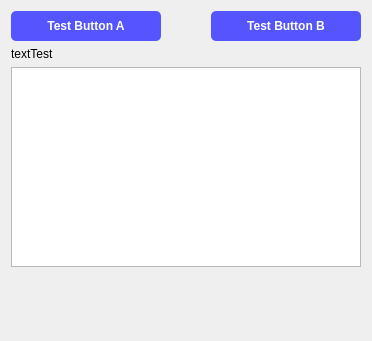
            <widget class="QWidget" name="toolTesting">
             <property name="geometry">
              <rect>
               <x>0</x>
               <y>0</y>
               <width>372</width>
               <height>341</height>
              </rect>
             </property>
             <attribute name="label">
              <string>Testing</string>
             </attribute>
             <layout class="QVBoxLayout" name="verticalLayout_13">
              <item>
               <layout class="QHBoxLayout" name="horizontalLayout_10">
                <item>
                 <widget class="QPushButton" name="buttonTestA">
                  <property name="minimumSize">
                   <size>
                    <width>150</width>
                    <height>30</height>
                   </size>
                  </property>
                  <property name="styleSheet">
                   <string notr="true">QPushButton{	
background-color : rgb(85, 85, 255);
color:rgb(255, 255, 255);
font: 10pt &quot;Segoe UI&quot;;
font: bold;
border-radius: 5px;
}

QPushButton::checked{background-color :rgb(85, 255, 127);}

QPushButton::pressed{background-color :rgb(85, 170, 250);}</string>
                  </property>
                  <property name="text">
                   <string>Test Button A</string>
                  </property>
                 </widget>
                </item>
                <item>
                 <spacer name="horizontalSpacer">
                  <property name="orientation">
                   <enum>Qt::Horizontal</enum>
                  </property>
                  <property name="sizeHint" stdset="0">
                   <size>
                    <width>40</width>
                    <height>20</height>
                   </size>
                  </property>
                 </spacer>
                </item>
                <item>
                 <widget class="QPushButton" name="buttonTestB">
                  <property name="minimumSize">
                   <size>
                    <width>150</width>
                    <height>30</height>
                   </size>
                  </property>
                  <property name="styleSheet">
                   <string notr="true">QPushButton{	
background-color : rgb(85, 85, 255);
color:rgb(255, 255, 255);
font: 10pt &quot;Segoe UI&quot;;
font: bold;
border-radius: 5px;
}

QPushButton::checked{background-color :rgb(85, 255, 127);}

QPushButton::pressed{background-color :rgb(85, 170, 250);}</string>
                  </property>
                  <property name="text">
                   <string>Test Button B</string>
                  </property>
                 </widget>
                </item>
               </layout>
              </item>
              <item>
               <widget class="QLabel" name="labelTest">
                <property name="text">
                 <string>textTest</string>
                </property>
               </widget>
              </item>
              <item>
               <widget class="QTextBrowser" name="textTestA">
                <property name="minimumSize">
                 <size>
                  <width>0</width>
                  <height>200</height>
                 </size>
                </property>
               </widget>
              </item>
              <item>
               <spacer name="verticalSpacer_8">
                <property name="orientation">
                 <enum>Qt::Vertical</enum>
                </property>
                <property name="sizeHint" stdset="0">
                 <size>
                  <width>20</width>
                  <height>85</height>
                 </size>
                </property>
               </spacer>
              </item>
             </layout>
            </widget>
